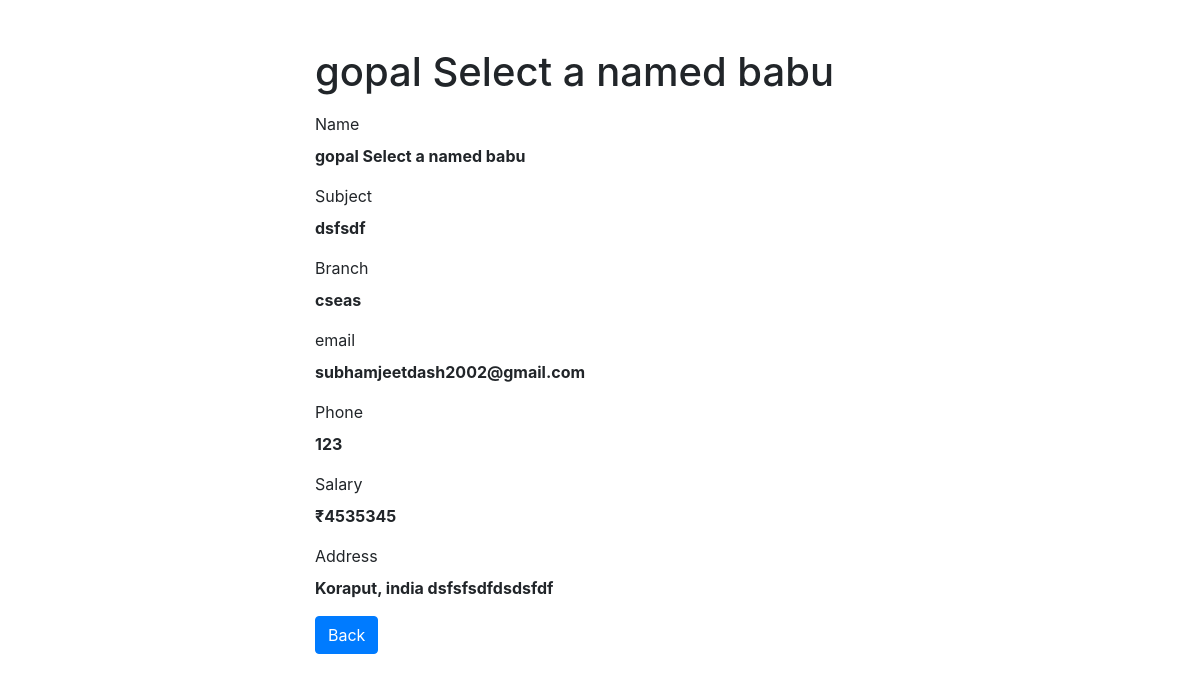
/teacher_module/teacher_profile.php?id=9, run on the app's committed database.
### tables this page shows
CREATE TABLE `teacher` (
  `id` int(11) NOT NULL,
  `password` varchar(100) NOT NULL DEFAULT '123',
  `name` varchar(50) NOT NULL,
  `subject` varchar(50) NOT NULL,
  `branch` varchar(30) NOT NULL,
  `email` varchar(30) NOT NULL,
  `phone` bigint(10) NOT NULL,
  `salary` varchar(30) NOT NULL,
  `address` varchar(80) NOT NULL
);

### teacher_module/teacher_profile.php (the view, shortened to what this page needs)
<?php
if(isset($_GET["id"]) && !empty(trim($_GET["id"]))){
    require_once "../connection/connect.php";
    $sql = "SELECT * FROM teacher WHERE id = ?";
    if($stmt = mysqli_prepare($link, $sql)){
        mysqli_stmt_bind_param($stmt, "i", $param_id);
        if(mysqli_stmt_execute($stmt)){
            $result = mysqli_stmt_get_result($stmt);
            if(mysqli_num_rows($result) == 1){
                $row = mysqli_fetch_array($result, MYSQLI_ASSOC);
            } else{
                header("location: error.php");
                exit();
            }
        } else{
            echo "Oops! Something went wrong. Please try again later.";
        }
    }
} else{
    header("location: error.php");
    exit();
}
?>
<!DOCTYPE html>
<html lang="en">
<head>
    <link rel="stylesheet" href="https://stackpath.bootstrapcdn.com/bootstrap/4.5.2/css/bootstrap.min.css">
</head>
<body>
    <div class="wrapper">
        <div class="container-fluid">
            <div class="row">
                <div class="col-md-12">
                    <h1 class="mt-5 mb-3"><?php echo $row["name"]; ?></h1>
                    <div class="form-group">
                        <label>Name</label>
                        <p><b><?php echo $row["name"]; ?></b></p>
                    </div>
                    <div class="form-group">
                        <label>Subject</label>
                        <p><b><?php echo $row["subject"]; ?></b></p>
                    </div>
                    <div class="form-group">
                        <label>Branch</label>
                        <p><b><?php echo $row["branch"]; ?></b></p>
                    </div>
                    <div class="form-group">
                        <label>email</label>
                        <p><b><?php echo $row["email"]; ?></b></p>
                    </div>
                    <div class="form-group">
                        <label>Phone</label>
                        <p><b><?php echo $row["phone"]; ?></b></p>
                    </div>
                    <div class="form-group">
                        <label>Salary</label>
                        <p><b>₹<?php echo $row["salary"]; ?></b></p>
                    </div>
                    <div class="form-group">
                        <label>Address</label>
                        <p><b><?php echo $row["address"]; ?></b></p>
                    </div>
                    <p><a href="teacher.php" class="btn btn-primary">Back</a></p>
                </div>
            </div>
        </div>
    </div>
</body>
</html>

### teacher_module/teacher_profile.php (style rules this page uses)
.wrapper { width: 600px; margin: 0 auto; }

### data on the page
teacher: name "gopal Select a named babu", subject "dsfsdf", branch "cseas", email "subhamjeetdash2002@gmail.com", phone "123", salary "4535345", address "Koraput, india dsfsfsdfdsdsfdf"
